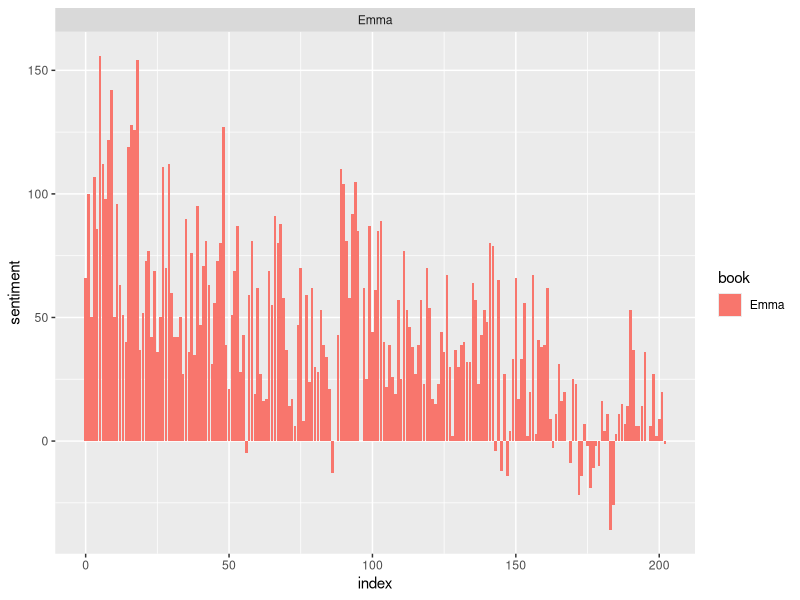
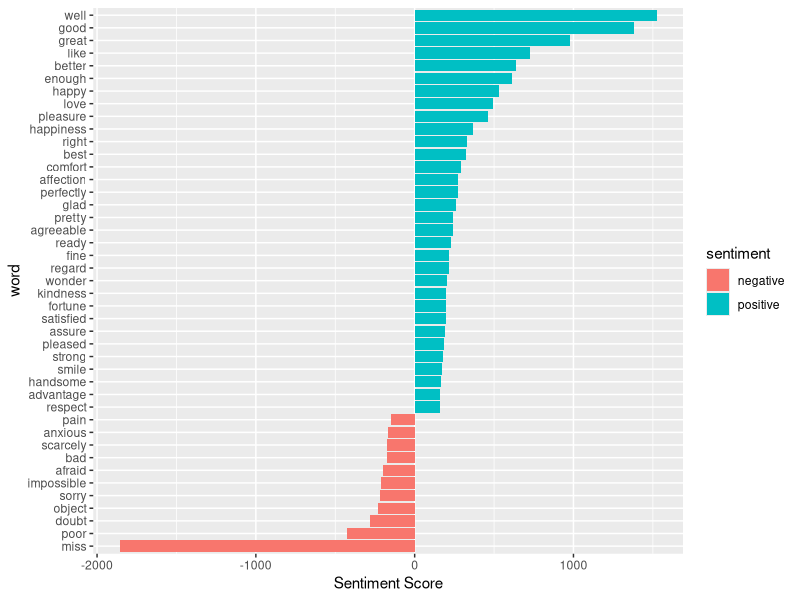
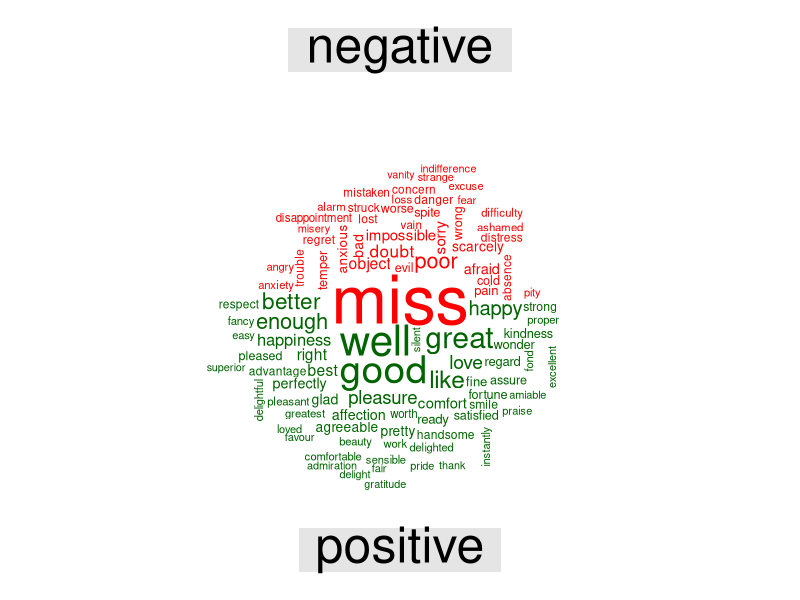

Write the R code that produced these figures, in order.
## ---- chunk 1
knitr::opts_chunk$set(echo = TRUE)
## ---- chunk 2
library(janeaustenr)
library(tidytext)
library(stringr)
library(tidyverse)
library(tidyr)
library(ggplot2)
## ---- chunk 3
sentiments
get_sentiments("bing")
## ---- chunk 4
data = austen_books() %>%
  group_by(book) %>%
  mutate(line_number = row_number(),
         chapter = cumsum(str_detect(text, regex("^chapter [\\divxlc]", ignore_case = TRUE)))) %>%
  ungroup() %>%
  unnest_tokens(word, text)

## ---- chunk 5
positive_sentiments = get_sentiments("bing") %>%
  filter(sentiment == "positive")

data %>%
  filter(book == "Emma") %>%
  semi_join(positive_sentiments) %>%
  count(word, sort = TRUE)
## ---- chunk 6
bing = get_sentiments("bing")
emma_sentiment = data %>%
  inner_join(bing) %>%
  count(book = "Emma", index = line_number %/% 80, sentiment) %>%
  spread(sentiment, n, fill = 0) %>%
  mutate(sentiment = positive - negative)
## ---- chunk 7
ggplot(emma_sentiment, aes(index, sentiment, fill = book)) +
  geom_bar(stat = "identity", show.legend = TRUE) +
  facet_wrap(~book, ncol = 2, scales = "free_x")
## ---- chunk 8
counting_words = data %>%
  inner_join(bing) %>%
  count(word, sentiment, sort = TRUE)
head(counting_words)
## ---- chunk 9
counting_words %>%
  filter(n > 150) %>%
  mutate(n = ifelse(sentiment == "negative", -n, n)) %>%
  mutate(word = reorder(word, n)) %>%
  ggplot(aes(word, n, fill = sentiment))+
  geom_col() +
  coord_flip() +
  labs(y = "Sentiment Score")
## ---- chunk 10
library(reshape2)
library(wordcloud)
data %>%
  inner_join(bing) %>%
  count(word, sentiment, sort = TRUE) %>%
  acast(word ~ sentiment, value.var = "n", fill = 0) %>%
  comparison.cloud(colors = c("red", "darkgreen"), max.words = 100)
